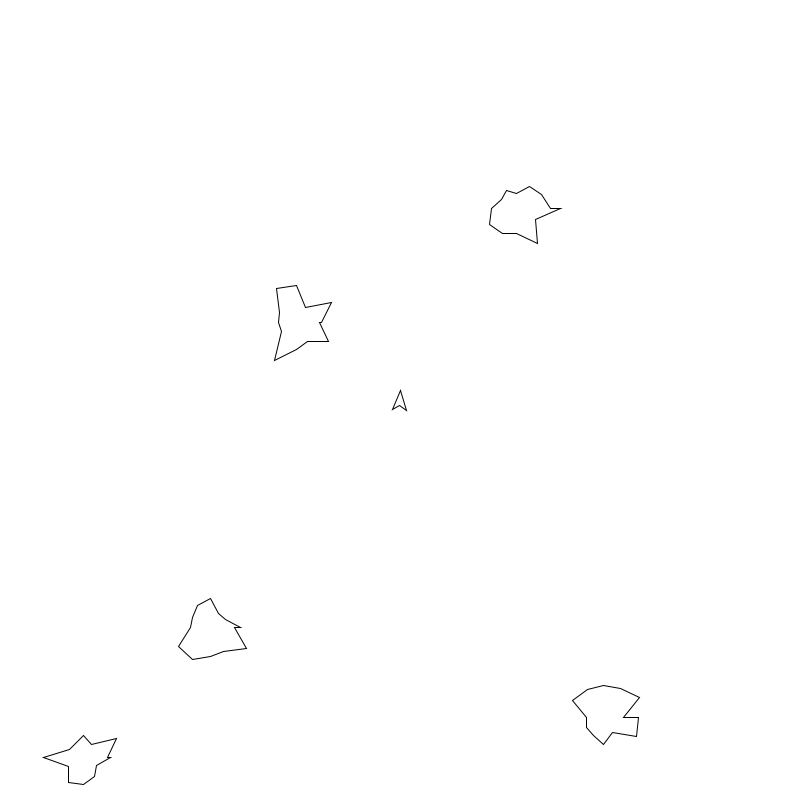
Frame 1 (no input)
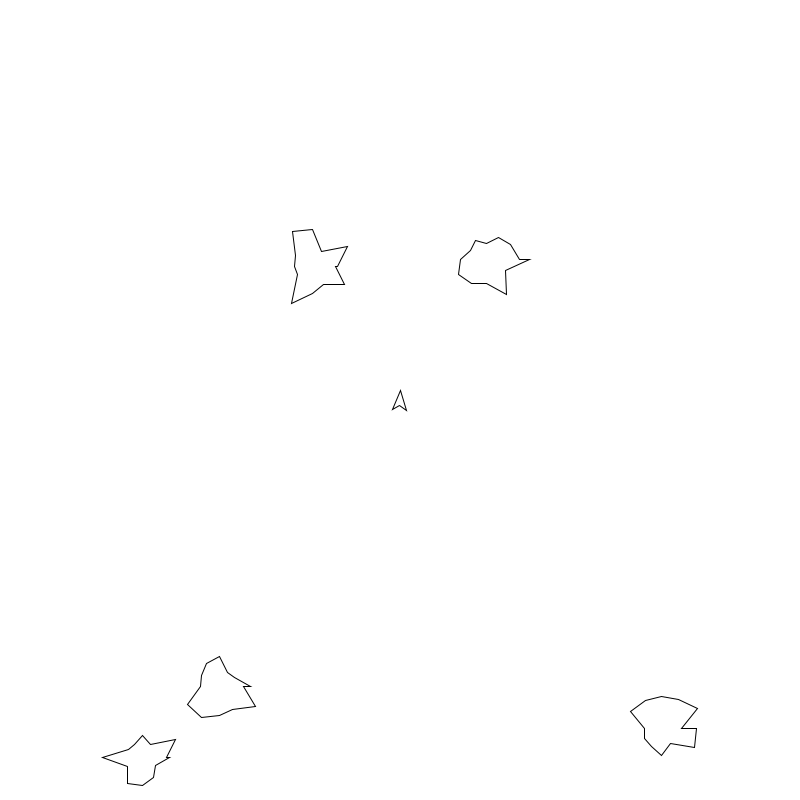
Frame 60 (the mouse pressed at the canvas centre just before this capture)
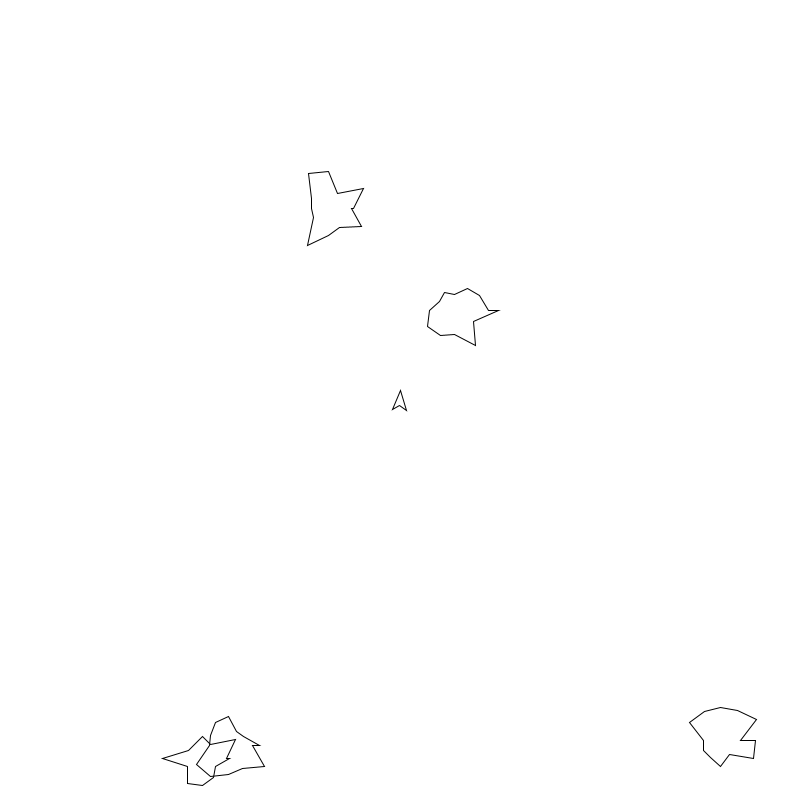
Frame 120 (the mouse held since frame 60 and released just before this capture)

The Processing sketch that drew these frames (run headless with seeded random() and noise(); from frame 60 on, the mouse is pressed at the canvas centre):

// Processing sketch: a3
// ── a3.pde
/**************************************************************
* File: a3.pde
* Group: Leigh West, Michael Turnbull, Lukas Dimitrios
* Date: 
* Course: COSC101 - Software Development Studio 1
* Desc: asteroid is a ...
* ...
* Usage: Make sure to run in the processing environment and press play etc...
* Notes: If any third party items are use they need to be credited (don't use anything with copyright - unless you have permission)
* ...
**************************************************************/

// ship related variables
PShape ship;
PVector shipLocation;
PVector shipVelocity;
PVector shipAcceleration;
float maxSpeed = 5;
float turnRate = 0.1;
float accelerationRate = 0.1;
float shipHeading = radians(270); // ship starts facing up

// asteroid related variables
int numAsteroids = 5;
int numSides = 12;
float asteroidSpeed = 1;
ArrayList<PVector> asteroidLocation = new ArrayList<PVector>();
ArrayList<PVector> asteroidDirection = new ArrayList<PVector>();
ArrayList<PShape> asteroidShape = new ArrayList<PShape>();
IntList asteroidSize = new IntList();

// shot related variables
// ArrayLists are used to make it easy to add and remove shots without 
// recreating the array each time
ArrayList<PVector> shotLocations = new ArrayList<PVector>();
ArrayList<PVector> shotVelocitys = new ArrayList<PVector>();
float shotSpeed = 4;

// game related variables
boolean sUP = false, sDOWN = false, sRIGHT = false, sLEFT = false;
int score = 0;
boolean alive = true;


void setup() {
  size(800,800);
  
  // initialise pvectors 
  shipLocation = new PVector(width/2, height/2); // ship starts in the middle of the window
  shipVelocity = new PVector(0, 0);   // ship starts stationary
  shipAcceleration = new PVector(0,0); // and with no acceleration
  
  for (int i=0; i<numAsteroids; i++) {
    createAsteroid("large");
    asteroidDirection.get(i).setMag(asteroidSpeed);
  }
  
  ship = createShip();
  
}

void draw(){
  background(255);
  
  // TODO:
  // checking to see if you are still alive
  // report if game over or won
  // draw score
  
  moveShip();
  drawShip();
  collisionDetection();
  drawShots();
  drawAsteroids();
}


PShape createShip(){
  PShape newShip;

  newShip = createShape();
  noFill();
  
  newShip.beginShape();
  newShip.vertex(10,0);
  newShip.vertex(-10,-7);
  newShip.vertex(-5,0);
  newShip.vertex(-10,7);
  newShip.endShape(CLOSE);
  
  return newShip;
}

void createAsteroid(String smallMediumOrLarge){
  // when starting position is not specified, run the function with a
  // random starting position
  createAsteroid(smallMediumOrLarge, random(width), random(height));
}

void createAsteroid(String smallMediumOrLarge, float x, float y) {
  int size = 0;

  switch (smallMediumOrLarge) {
    case "large": 
      size = 30;
      break;
    case "medium":
      size = 20;
      break;
    case "small":
      size = 10;
      break;
  }

  asteroidLocation.add(new PVector(x, y));
  asteroidDirection.add(PVector.random2D());
  asteroidShape.add(generateAsteroidShape(size, numSides));
  asteroidSize.append(size);
}

PShape generateAsteroidShape(float radius, int numPoints) {
  float angle = TWO_PI / numPoints;
  PShape asteroid = createShape();
  noFill();
  asteroid.beginShape();
  for (float i = 0; i < TWO_PI; i += angle) {
    float randomRadius = radius + random(-0.5*radius, 0.5*radius);
    float sx = cos(i) * randomRadius;
    float sy = sin(i) * randomRadius;
    asteroid.vertex(sx, sy);
  }
  asteroid.endShape(CLOSE);
  return asteroid;
}

void breakAsteroid(int index){
  // Breaks up the asteroid at which is at 'index' in the asteroid arrays

  // if it's the last asteroid
  if (index == 0 && asteroidLocation.size() == 1 && asteroidSize.get(index) == 10) {    
    asteroidLocation.remove(index);
    asteroidDirection.remove(index);
    asteroidShape.remove(index);
    asteroidSize.remove(index);
    levelUp();
    return;
  } else {
    // Break the asteroid into two smaller asteroids
    // If it's already the smallest sized asteroid, remove it
    // Come up with a breaking up animation

    // The position that the two new asteroids will be created
    float newX = asteroidLocation.get(index).x;
    float newY = asteroidLocation.get(index).y;
    int size = asteroidSize.get(index);
       
    asteroidLocation.remove(index);
    asteroidDirection.remove(index);
    asteroidShape.remove(index);
    asteroidSize.remove(index);
    
    if (size == 30) {
      createAsteroid("medium", newX, newY);
      createAsteroid("medium", newX, newY);
    } else if (size == 20) {
      createAsteroid("small", newX, newY);
      createAsteroid("small", newX, newY);
    }

    numAsteroids = asteroidLocation.size();
  }
}

void levelUp() {
  // Reset asteroids
  // Increase asteroid speed
  // Increase score
  numAsteroids = 5;
  asteroidSpeed += 0.5;
  for (int i=0; i<numAsteroids; i++) {
    createAsteroid("large");
    asteroidDirection.get(i).setMag(asteroidSpeed);
  }
  
}


void moveShip() {
  
  if(sUP){
    shipAcceleration = new PVector(cos(shipHeading), sin(shipHeading)); // accel direction
    shipAcceleration.setMag(accelerationRate); // acceleration magnitude
    shipVelocity.add(shipAcceleration);
    shipVelocity.limit(maxSpeed);
  }
  
  if(sDOWN){

  }
  
  if(sRIGHT){
    shipHeading += turnRate;
  }
  
  if(sLEFT){
    shipHeading -= turnRate;
  }
  
  shipLocation.add(shipVelocity);

  // TODO: write keepOnScreen as an extension to the PVector class if possible
  shipLocation = keepOnScreen(shipLocation);
}


/**************************************************************
* Function: keepOnScreen()

* Parameters: a PVector

* Returns: the PVector that has been corrected to stay on the screen)

* Desc: Takes a PVector parameter (like the coords of the ship or an asteroid).
        Tests to see if any of the coordinated have reached a screen boundary
        and if they have, changes the coordinates to be on the other side of the 
        window.
***************************************************************/
PVector keepOnScreen(PVector coord){
  
  if (coord.y > height) {
    coord.y = 0;
  }
  if (coord.y < 0) {
    coord.y = height;
  }
  if (coord.x > width) {
    coord.x = 0;
  } 
  if (coord.x < 0) {
    coord.x = width;
  }
  
  return coord;
}

void drawShip() {
  pushMatrix();
  translate(shipLocation.x, shipLocation.y);
  rotate(shipHeading);
  shape(ship);
  popMatrix();
}

void drawShots() {
   // update the position of the shot
   
   for (int i=0; i < shotLocations.size(); i++) {
     shotLocations.get(i).add(shotVelocitys.get(i));
     circle(shotLocations.get(i).x, shotLocations.get(i).y, 3);
     
     // once the shots have moved off the screen, delete them
     if (shotLocations.get(i).x < 0 ||
         shotLocations.get(i).x > width ||
         shotLocations.get(i).y < 0 ||
         shotLocations.get(i).y > height) {
           
           shotLocations.remove(i);
           shotVelocitys.remove(i);
     }    
   }
}

void drawAsteroids() {
  //check to see if asteroid is not already destroyed
  //otherwise draw at location 
  //initial direction and location should be randomised
  //also make sure the asteroid has not moved outside of the window

   for (int i = 0; i < numAsteroids; i++) {
     asteroidLocation.get(i).add(asteroidDirection.get(i));
     asteroidLocation.set(i, keepOnScreen(asteroidLocation.get(i)));
     
     pushMatrix();
     translate(asteroidLocation.get(i).x, asteroidLocation.get(i).y);
     shape(asteroidShape.get(i));
     popMatrix();
   }
}

void collisionDetection() {
  
  // check if ship has collided with asteroids
  for (int i = 0; i < numAsteroids; i++) {
    if (pow(shipLocation.x - asteroidLocation.get(i).x, 2) + 
        pow(shipLocation.y - asteroidLocation.get(i).y, 2) <= 
        pow(10 + asteroidSize.get(i), 2)) {
      gameOver();
    }
  }

  // check if shots have collided with asteroids
  for (int i = 0; i < numAsteroids; i++) {
    for (int j = 0; j < shotLocations.size(); j++) {

      // Lukus wrote this - I don't know how it works but it seems to work really well
      if (pow(shotLocations.get(j).x - asteroidLocation.get(i).x, 2) + 
          pow(shotLocations.get(j).y - asteroidLocation.get(i).y, 2) <= 
          pow(3 + asteroidSize.get(i), 2)) {

        breakAsteroid(i);
        shotLocations.remove(j);
        shotVelocitys.remove(j);
        
        // breaking out of the loop after shots have been removed from the ArrayList  stops
        // the program crashing by trying to test against a value that's no longer there
        // It took two days to work this out
        break;
      }
    }
  }
}

void keyPressed() {
  if (key == CODED) {
    if (keyCode == UP) {
      sUP=true;
    }
    if (keyCode == DOWN) {
      sDOWN=true;
      breakAsteroid(int(random(0, numAsteroids-1)));
    } 
    if (keyCode == RIGHT) {
      sRIGHT=true;
    }
    if (keyCode == LEFT) {
      sLEFT=true;
    }
  }
  if (key == ' ') {  //fire a shot
    
    // initial shot direction is based on ship's heading
    PVector newShot = new PVector(cos(shipHeading), sin(shipHeading));

    // set the speed of the shot
    newShot.setMag(shotSpeed);
    
    // add the new shot to the PVector ArrayLists
    shotLocations.add(new PVector(shipLocation.x, shipLocation.y));
    shotVelocitys.add(newShot);
  }
}

void keyReleased() {
  
  // Remove the ships acceleration
  shipAcceleration = new PVector(0,0);
  
  if (key == CODED) {
    if (keyCode == UP) {
      sUP=false;
    }
    if (keyCode == DOWN) {
      sDOWN=false;
    } 
    if (keyCode == RIGHT) {
      sRIGHT=false;
    }
    if (keyCode == LEFT) {
      sLEFT=false;
    }
  }
}

void gameOver() {
  
}



// Left down here as a template
/**************************************************************
* Function: myFunction()

* Parameters: None ( could be integer(x), integer(y) or String(myStr))

* Returns: Void ( again this could return a String or integer/float type )

* Desc: Each funciton should have appropriate documentation. 
        This is designed to benefit both the marker and your team mates.
        So it is better to keep it up to date, same with usage in the header comment

***************************************************************/
